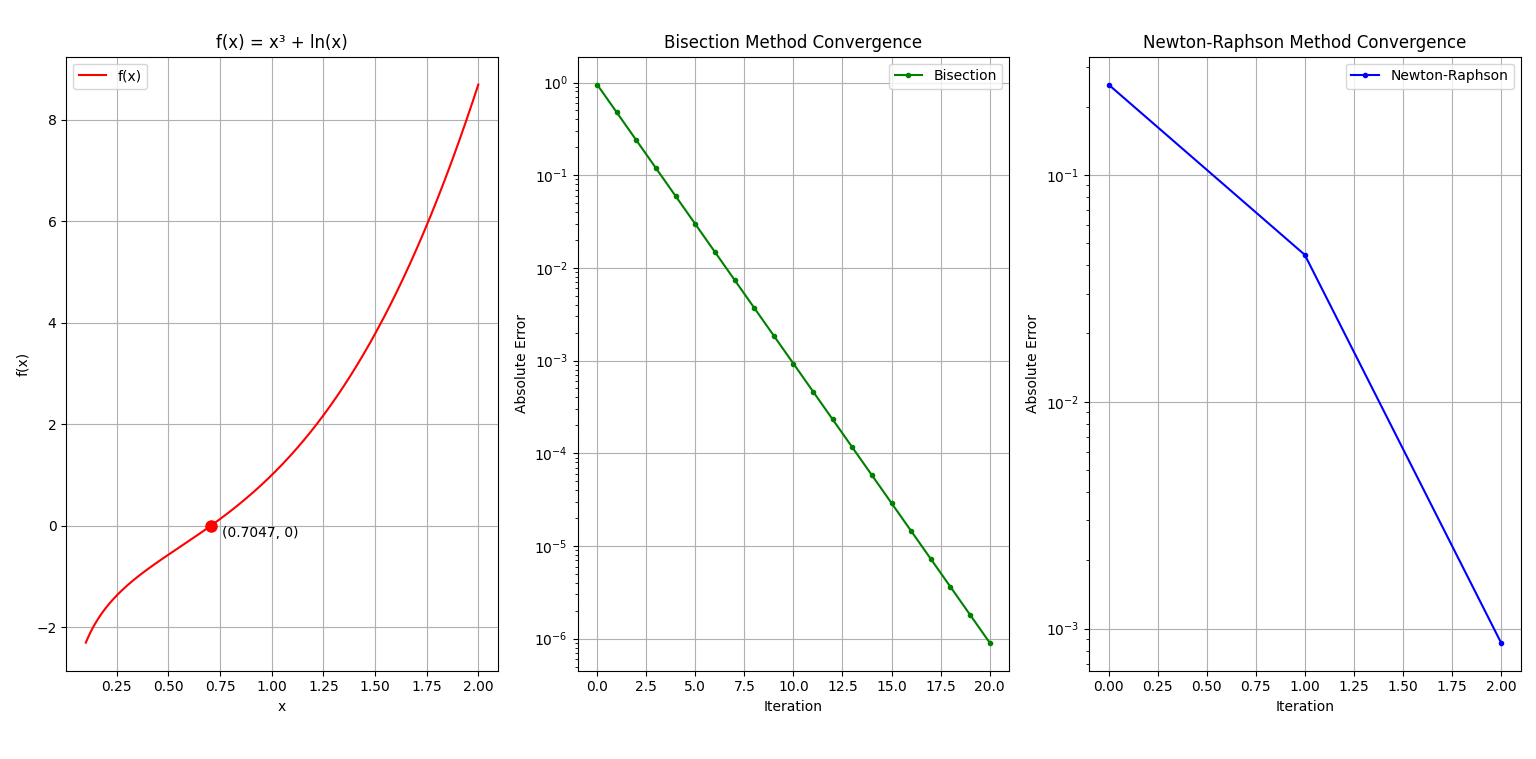

Write the Python code that produced this figure.
import numpy as np
import matplotlib.pyplot as plt

#Function
def f(x):
    return x ** 3 + np.log(x)

#Derivative
def df(x):
    return 3 * x ** 2 + 1 / x

#Bisection Method
def bisection_method(a, b, tol=1e-6, max_iter=100):
    iterations = []
    errors = []
    x_prev = a

    for i in range(max_iter):
        c = (a + b) / 2
        iterations.append(i)
        errors.append(abs(c - x_prev))
        x_prev = c
        if abs(f(c)) < tol:
            return c, iterations, errors
        if f(c) * f(a) < 0:
            b = c
        else:
            a = c
    return c, iterations, errors

#Newton-Raphson Method
def newton_raphson(x0, tol=1e-6, max_iter=100):
    iterations = []
    errors = []
    x = x0
    x_prev = x0

    for i in range(max_iter):
        x = x - f(x) / df(x)
        iterations.append(i)
        errors.append(abs(x - x_prev))
        x_prev = x
        if abs(f(x)) < tol:
            return x, iterations, errors
    return x, iterations, errors


#Function Plot
x = np.linspace(0.1, 2, 1000)
y = f(x)
plt.figure(figsize=(15, 5))
plt.subplot(131)
plt.plot(x, y, 'r-', label='f(x)')
plt.grid(True)
plt.legend()
plt.title('f(x) = x³ + ln(x)')
plt.xlabel('x')
plt.ylabel('f(x)')

# A marker for roots
root_nr, iter_nr, err_nr = newton_raphson(1)
plt.plot(root_nr, 0, 'ro', label='Newton Root', markersize=8)

# Add annotations with coordinates
plt.annotate(f'({root_nr:.4f}, 0)',
            (root_nr, 0),
            xytext=(8, -8),
            textcoords='offset points')

#Bisection Method
root_bis, iter_bis, err_bis = bisection_method(0.1, 2)

plt.subplot(132)
plt.semilogy(iter_bis, err_bis, 'g.-', label='Bisection')
plt.grid(True)
plt.legend()
plt.title('Bisection Method Convergence')
plt.xlabel('Iteration')
plt.ylabel('Absolute Error')

#Newton-Raphson Method
root_nr, iter_nr, err_nr = newton_raphson(1.0)

plt.subplot(133)
plt.semilogy(iter_nr, err_nr, 'b.-', label='Newton-Raphson')
plt.grid(True)
plt.legend()
plt.title('Newton-Raphson Method Convergence')
plt.xlabel('Iteration')
plt.ylabel('Absolute Error')

plt.tight_layout()
plt.show()

# Print results and analysis
print(f"Bisection Method:")
print(f"Root: {root_bis:.10f}")
print(f"Number of iterations: {len(iter_bis)}")
print(f"Final error: {err_bis[-1]:.10e}")
print("\nNewton-Raphson Method:")
print(f"Root: {root_nr:.10f}")
print(f"Number of iterations: {len(iter_nr)}")
print(f"Final error: {err_nr[-1]:.10e}")
